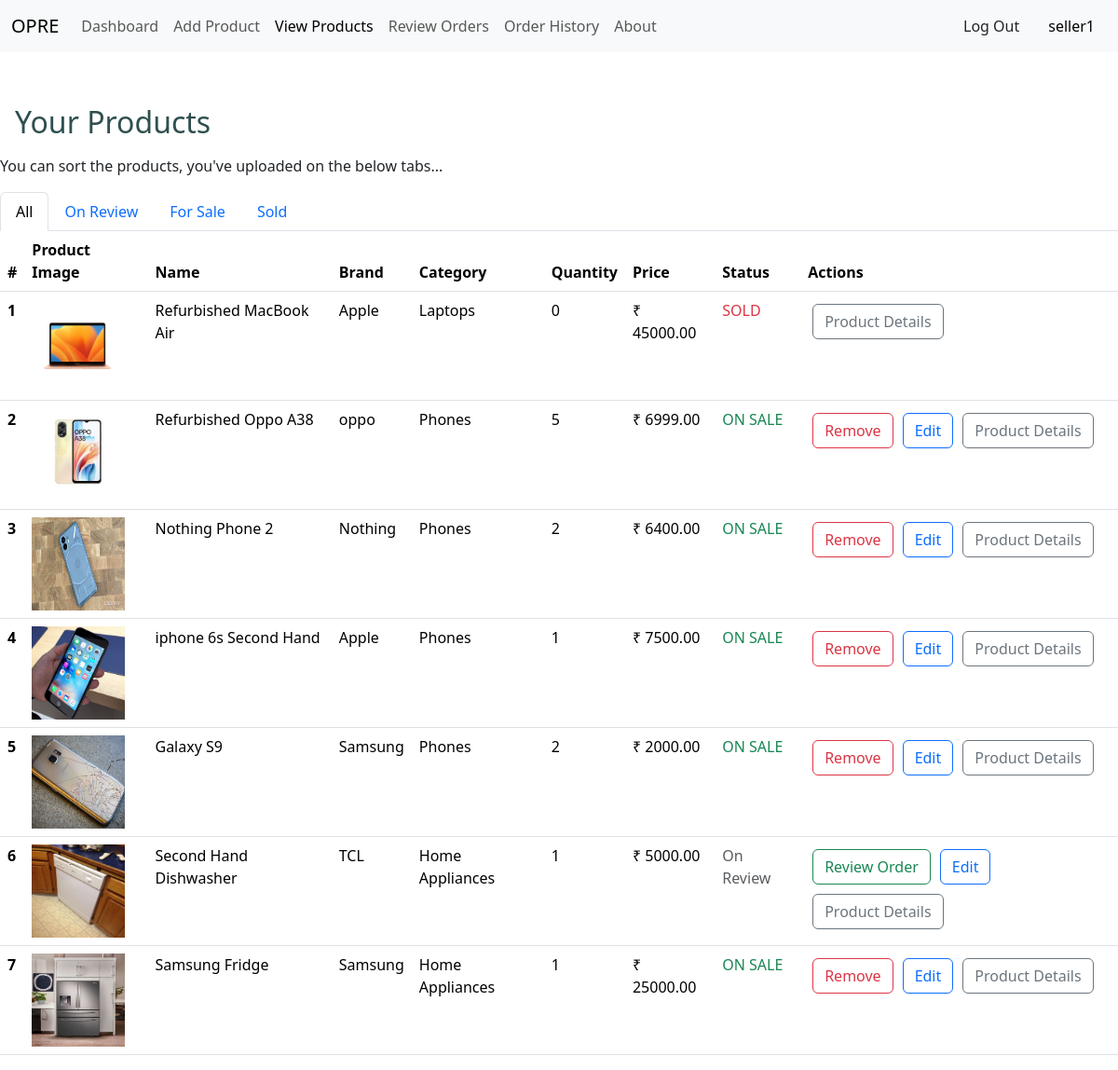
/seller/seller_products.php (signed in), run on the app's committed database.
### tables this page shows
CREATE TABLE `product` (
  `pid` int(11) NOT NULL,
  `pname` varchar(255) NOT NULL,
  `brand` varchar(255) NOT NULL,
  `category` varchar(255) NOT NULL,
  `price` decimal(10,2) NOT NULL,
  `quantity` int(11) NOT NULL,
  `description` longtext NOT NULL,
  `images` text NOT NULL,
  `seller` int(255) NOT NULL,
  `status` int(11) NOT NULL,
  `added_at` timestamp NOT NULL DEFAULT current_timestamp()
);

### seller/seller_class.php (the view, shortened to what this page needs)
<?php
include("../connect.php");
class Seller{
    function displayProductTable($plist){
      $statusTxt = "";
      echo "<table class=\"table table-hover\">
        <thead>
          <tr>
            <th scope=\"col\">#</th>
            <th scope=\"col\">Product Image</th>
            <th scope=\"col\">Name</th>
            <th scope=\"col\">Brand</th>
            <th scope=\"col\">Category</th>
            <th scope=\"col\">Quantity</th>
            <th scope=\"col\">Price</th>
            <th scope=\"col\">Status</th>
            <th scope=\"col\">Actions</th>
          </tr>
        </thead>
        <tbody>";
        $count =1;
        while ($row = $plist->fetch_assoc()) {
          $status = $row["status"];
          if($status == 0){
            $statusTxt = "<p class=\"text-success\">ON SALE</p>";
            $aBtns = "<button class=\"btn btn-outline-danger actionbtns\" onclick=\"removeProduct(".$row["pid"].")\">Remove</button><button class=\"btn btn-outline-primary actionbtns\" onclick=\"editProduct(".$row["pid"].")\">Edit</button><button class=\"btn btn-outline-secondary actionbtns\" onclick=\"viewProduct(".$row["pid"].")\">Product Details</button>";
          }else if($status == 1){
            $statusTxt = "<p class=\"text-muted\">On Review</p>";
            $aBtns = "<a class=\"btn btn-outline-success actionbtns\" href=\"review_orders.php\">Review Order</a><button class=\"btn btn-outline-primary actionbtns\" onclick=\"editProduct(".$row["pid"].")\">Edit</button><button class=\"btn btn-outline-secondary actionbtns\" onclick=\"viewProduct(".$row["pid"].")\">Product Details</button>";
          }else{
            $statusTxt = "<p class=\"text-danger\">SOLD</p>";
            $aBtns = "<button class=\"btn btn-outline-secondary actionbtns\" onclick=\"viewProduct(".$row["pid"].")\">Product Details</button>";
          }
          echo "<tr>
            <th scope=\"row\">$count</th>
            <td><img src=\"$row[images]\" width=\"100px\" height=\"100px\"></td>
            <td>".$row["pname"]."</td>
            <td>".$row["brand"]."</td>
            <td>".$row["category"]."</td>
            <td>".$row["quantity"]."</td>
            <td>₹ ".$row["price"]."</td>
            <td>".$statusTxt."</td>
            <td>".$aBtns."</td>
          </tr>";
          $count++;
        }
        echo "</tbody></table>";
    }
    function viewProducts(){
      global $conn;
      $stmt = $conn->prepare("SELECT * FROM product WHERE seller = ?");
      $stmt->bind_param("s", $_SESSION['userid']);
      $stmt->execute();
      $plist = $stmt->get_result();
      if ($plist->num_rows === 0) {
        echo "<div class=\"alert alert-primary\">
        <strong>No Products Placed!</strong><br> You haven't placed any products for sale...</div>";
      } else {
        $this->displayProductTable($plist);
      }
    }
  }

### seller/seller_products.php (style rules this page uses)
.actionbtns { margin: 5px; }

### data on the page
product: images (picture), pname "Refurbished MacBook Air", brand "Apple", category "Laptops", quantity "0", price "45000.00", status "SOLD"
product: images (picture), pname "Refurbished Oppo A38", brand "oppo", category "Phones", quantity "5", price "6999.00", status "ON SALE"
product: images (picture), pname "Nothing Phone 2", brand "Nothing", category "Phones", quantity "2", price "6400.00", status "ON SALE"
product: images (picture), pname "iphone 6s Second Hand", brand "Apple", category "Phones", quantity "1", price "7500.00", status "ON SALE"
product: images (picture), pname "Galaxy S9", brand "Samsung", category "Phones", quantity "2", price "2000.00", status "ON SALE"
product: images (picture), pname "Second Hand Dishwasher", brand "TCL", category "Home Appliances", quantity "1", price "5000.00", status "On Review"
product: images (picture), pname "Samsung Fridge", brand "Samsung", category "Home Appliances", quantity "1", price "25000.00", status "ON SALE"

### other printed values
$_SESSION['name'] "seller1"
